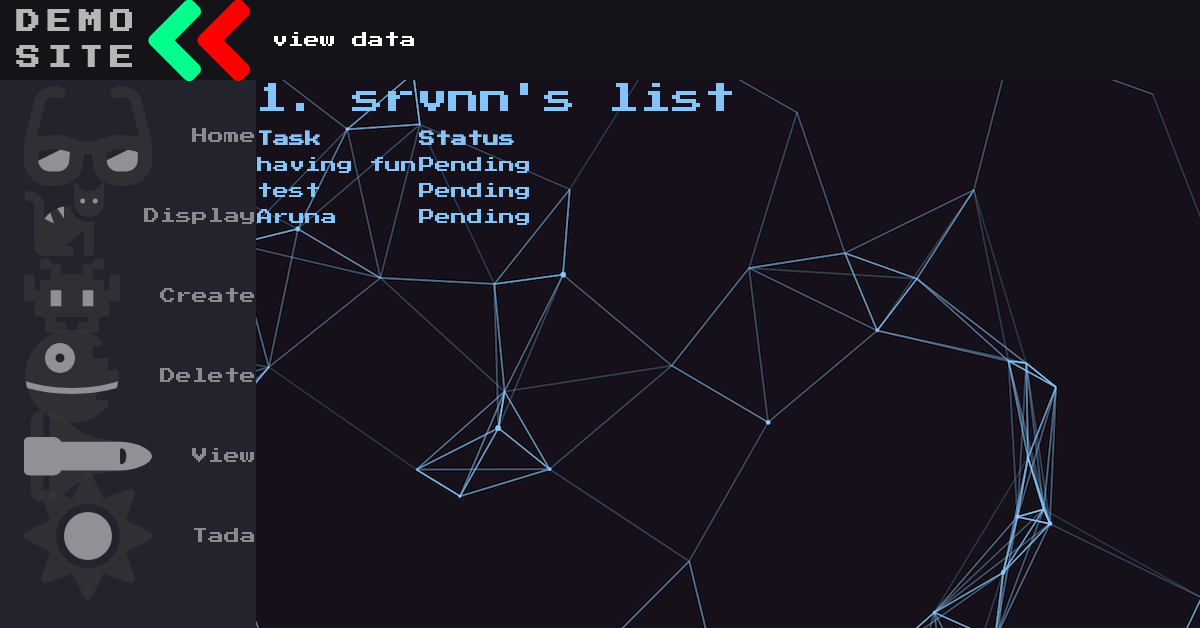
/id/1/pending, run on an earlier commit of the app's database.
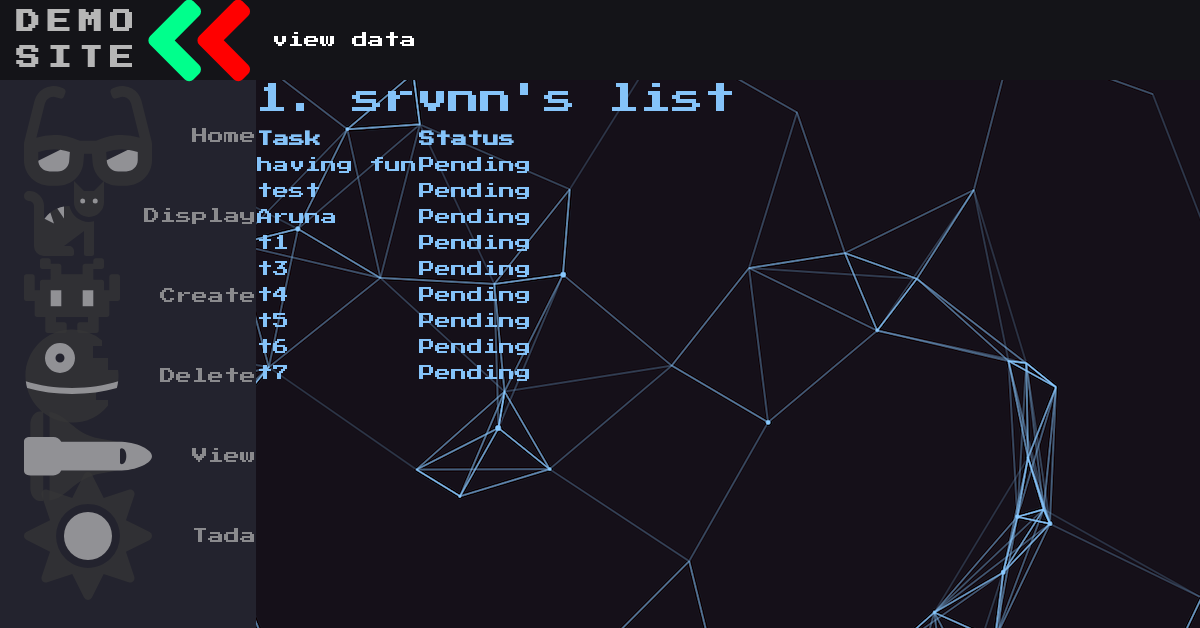
And on a later commit of the database.
### main/models.py (models this page shows, shortened)
class ToDoList(models.Model):
    name=models.CharField(max_length=200)

class Item(models.Model):
    todolist = models.ForeignKey(ToDoList,on_delete=models.CASCADE)
    text = models.CharField(max_length=300)
    complete = models.BooleanField()

### main/views.py (the view)
def pending(response,idValue:int):
    todolist = models.ToDoList.objects.filter(id=idValue)
    return render(response,"main/listPending.html",{"list":todolist,"id":idValue})

### main/templates/main/listPending.html (shortened to what this page needs)
{% extends 'main/lists.html' %}
{%block display%}
    {% if i.complete == False %}
    <tr>
        <td>{{i.text}}</td>
        <td>Pending</td>
    </tr>
    {%endif%}
{%endblock%}

### main/templates/main/lists.html (shortened to what this page needs)
{% extends 'main/base.html'%}
{%block mainHeading%}
view data
{%endblock%}
{%block content%}
    {%if list.exists %}
    {%for data in list%}
    <h2>
        {{data.id}}. {{data.name}}
    </h2>
    <table>
        <tr>
            <th>Task</th>
            <th>Status</th>
        </tr>
        {%if data.item_set.all.exists %}
            {%for i in data.item_set.all %}
                {%block display%}{%endblock%}
            {%endfor%}
        {% else %}
            <tr>
                <td>N/A</td>
                <td>N/A</td>
            </tr>
        {%endif%}
    </table>
    {%endfor%}
    {%else%}
        <h3>Sorry, no list is available with id={{id}}<h3>
    {%endif%}
{%endblock%}

### main/templates/main/base.html (shortened to what this page needs)
{% load static %}
<!doctype html>
<html lang="en">
    <head>
        <link rel="stylesheet" href="https://cdn.jsdelivr.net/npm/bootstrap@4.3.1/dist/css/bootstrap.min.css">
        <link rel="stylesheet" href="{% static 'main/style.css'%}?6">
    </head>
    <body>
        <nav class="customSide-navbar" style="padding-left: 0px;padding-top: 0px;padding-right: 0px;padding-bottom: 0px;">
            <ul class="customSide-navbar-nav" >
                <li class="customSide-logo" >
                    <div class="customSide-nav-link-logo">
                        <span class="customSide-link-text">Demo Site</span>
                    </div>
                </li>
                <li class="customSide-nav-item">
                    <a href="/" class="customSide-nav-link">
                        <span class="customSide-link-text">Home</span>
                    </a>
                </li>
                <li class="customSide-nav-item">
                    <a href="/display" class="customSide-nav-link">
                        <span class="customSide-link-text">Display</span>
                    </a>
                </li>
                <li class="customSide-nav-item">
                    <a href="/create" class="customSide-nav-link">
                        <span class="customSide-link-text">Create</span>
                    </a>
                </li>
                <li class="customSide-nav-item">
                    <a href="/delete" class="customSide-nav-link">
                        <span class="customSide-link-text">Delete</span>
                    </a>
                </li>
                <li class="customSide-nav-item">
                    <a href="/id/1" class="customSide-nav-link">
                        <span class="customSide-link-text">View</span>
                    </a>
                </li>
                <li class="customSide-nav-item">
                    <a href="#" class="customSide-nav-link">
                        <span class="customSide-link-text">Tada</span>
                    </a>
                </li>
            </ul>
        </nav>
        <nav class="navbar navbar-light topbar">
          <span class="navbar-text unselectable">
            {%block mainHeading%}{%endblock%}
          </span>
        </nav>
        <div id="content" name="main_content" class="custom-main">
                    {%block content%}{%endblock%}
        </div>
    </body>
</html>

### main/static/main/style.css (style rules this page uses)
:root { font-size: 16px; --text-primary: #b6b6b6; --text-secondary: #ececec; --bg-primary: #23232e; --bg-secondary: #141418; --transition-speed:600ms; }
.unselectable { -webkit-touch-callout: none; -webkit-user-select: none; -khtml-user-select: none; -moz-user-select: none; -ms-user-select: none; user-select: none; }
body { font-family: 'Press Start 2P', cursive; overflow-x:hidden; color:#85C3F9; background-image: url("background1.png"); background-color: rgb(81, 146, 225); margin:0; padding:0; }
.custom-main { margin-left:5rem; }
.customSide-navbar { display:block; position: fixed; z-index:3; background-color: var(--bg-primary); transition: 200ms ease; }
.customSide-navbar-nav { list-style: none; padding:0; margin:0; display: flex; flex-direction: column; align-items:center; }
.customSide-nav-item { width:100%; }
.customSide-nav-item:last-child { margin-top: auto; }
.customSide-nav-link { display:flex; align-items:center; height: 5rem; color: var(--text-primary); text-decoration: none; filter: grayscale(100%) opacity(0.7); transition: var(--transition-speed); }
.customSide-nav-link-logo { display:flex; align-items:center; height: 5rem; color: var(--text-primary); text-decoration: none; filter: grayscale(100%) opacity(0.7); transition: var(--transition-speed); }
.customSide-link-text { display:none; margin-left:1rem; }
.customSide-nav-link svg { min-width:2rem; margin:0 1.5rem; }
.customSide-logo { font-weight: bold; text-transform:uppercase; margin-bottom: 1rem; text-align: center; color: var(--text-secondary); background:var(--bg-secondary); font-size:1.5rem; letter-spacing: 0.3ch; width: 100%; }
.customSide-logo svg { transform:rotate(0deg); transition:transform var(--transition-speed); }
@media only screen and (min-width:600px) { .topbar { height: 5rem; background-color: var(--bg-secondary); } }
@media only screen and (min-width:600px) { .navbar-text { margin-left: 5rem; color: white !important; } }
@media only screen and (min-width:600px) { .customSide-navbar { top:0; width: 5rem; height:100vh; } }

What changed in the data, as far as the page shows it:
added Item: text "t1"
added Item: text "t3"
added Item: text "t4"
added Item: text "t5"
added Item: text "t6"
added Item: text "t7"
